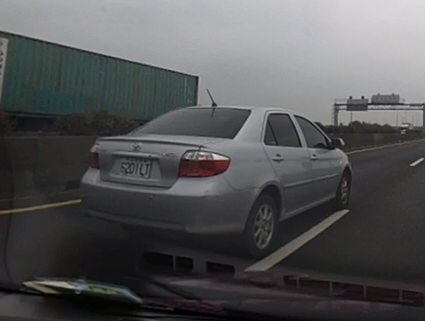
#> input picture car.jpg, 425 x 321 px
$ python qqq.py
#> lines starting #> are read from the running program, lines starting #| are printed output that depends on the picture
from PIL import Image
from PIL import ImageFilter

img1 = Image.open("car.jpg")
#> img1 is the input picture: PIL image 425x321 RGB; mean R, G, B 84.4, 85, 85.8
img5 = img1.filter(ImageFilter.EDGE_ENHANCE)
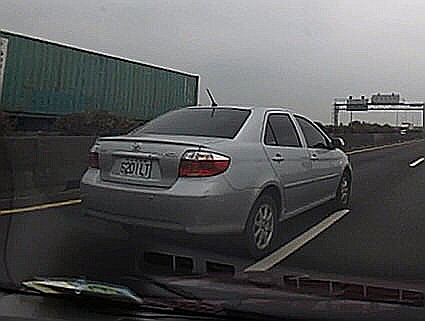
#> img5: PIL image 425x321 RGB; mean R, G, B 85.1, 85.6, 86.4
img10 = img5.filter(ImageFilter.SHARPEN)
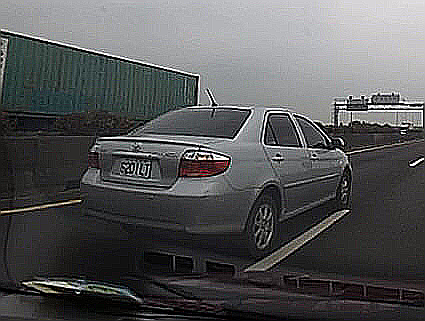
#> img10: PIL image 425x321 RGB; mean R, G, B 85.9, 86.5, 87.3
img10.save("outqq.jpg")

$ run again, with lol.jpg copied over car.jpg
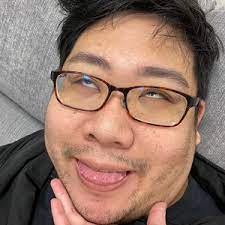
#> input picture lol.jpg, 225 x 225 px
#> img1 is the input picture: PIL image 225x225 RGB; mean R, G, B 145.1, 116.5, 103.7
#> `img5 = img1.filter(ImageFilter.EDGE_ENHANCE)`:
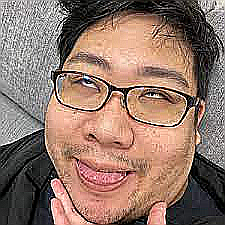
#> img5: PIL image 225x225 RGB; mean R, G, B 145.9, 119, 106.6
#> `img10 = img5.filter(ImageFilter.SHARPEN)`:
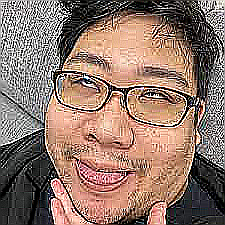
#> img10: PIL image 225x225 RGB; mean R, G, B 144.5, 119.8, 108.1
